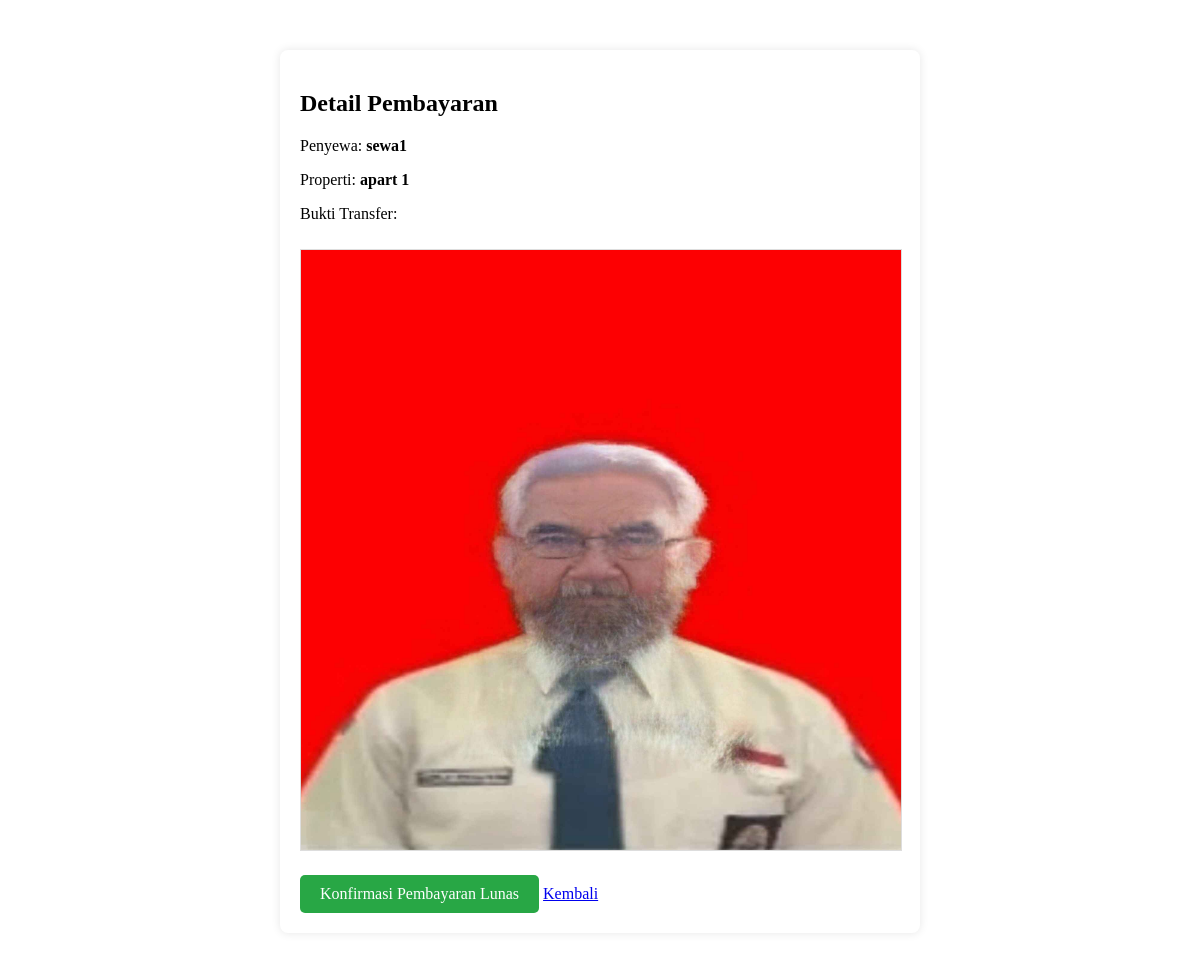
The app's page /cek_pembayaran.php?id=8 (signed in) with its own data.
### tables this page shows
CREATE TABLE `transaksi` (
  `id` int(11) NOT NULL,
  `tenant_id` int(11) NOT NULL,
  `properti_id` int(11) NOT NULL,
  `tanggal_sewa` date NOT NULL,
  `status` varchar(50) DEFAULT 'Menunggu Konfirmasi',
  `bukti_bayar` varchar(255) DEFAULT NULL
);

CREATE TABLE `users` (
  `id` int(11) NOT NULL,
  `nama` varchar(100) NOT NULL,
  `email` varchar(100) NOT NULL,
  `role` enum('tenant','owner','admin') NOT NULL,
  `password` varchar(255) NOT NULL,
  `created_at` timestamp NOT NULL DEFAULT current_timestamp()
);

CREATE TABLE `properti` (
  `id` int(11) NOT NULL,
  `owner_id` int(11) NOT NULL,
  `nama_properti` varchar(255) NOT NULL,
  `alamat` text DEFAULT NULL,
  `tipe` enum('rumah','apartemen','kos') NOT NULL,
  `kamar` int(2) NOT NULL,
  `kamar_mandi` enum('dalam','luar') NOT NULL,
  `harga` int(11) NOT NULL,
  `status` enum('TERSEDIA','TIDAK TERSEDIA') DEFAULT 'TERSEDIA',
  `deskripsi` text DEFAULT NULL,
  `foto` varchar(255) DEFAULT 'default.png',
  `created_at` timestamp NOT NULL DEFAULT current_timestamp()
);

### cek_pembayaran.php (the view, shortened to what this page needs)
<?php
require 'koneksi.php';
$id_trx = $_GET['id'] ?? null;
$query = "SELECT transaksi.*, users.nama as nama_penyewa, properti.nama_properti
          FROM transaksi
          JOIN users ON transaksi.tenant_id = users.id
          JOIN properti ON transaksi.properti_id = properti.id
          WHERE transaksi.id = '$id_trx'";
$result = mysqli_query($conn, $query);
$data = mysqli_fetch_assoc($result);
?>
<!DOCTYPE html>
<html>
<head>
</head>
<body>
<div class="container">
    <h2>Detail Pembayaran</h2>
    <p>Penyewa: <strong><?= $data['nama_penyewa'] ?></strong></p>
    <p>Properti: <strong><?= $data['nama_properti'] ?></strong></p>
    <p>Bukti Transfer:</p>
    <?php if($data['bukti_bayar']): ?>
        <img src="uploads/<?= $data['bukti_bayar'] ?>" alt="Bukti Bayar">
    <?php else: ?>
        <p>Belum ada bukti bayar.</p>
    <?php endif; ?>
    <br>
    <a href="proses_konfirmasi.php?id=<?= $data['id'] ?>&status=Lunas" class="btn-konfirmasi">Konfirmasi Pembayaran Lunas</a>
    <a href="dashboard_owner.php">Kembali</a>
</div>
</body>
</html>

### cek_pembayaran.php (style rules this page uses)
.container { max-width: 600px; margin: 50px auto; padding: 20px; background: white; border-radius: 8px; box-shadow: 0 0 10px rgba(0,0,0,0.1); }
img { max-width: 100%; border: 1px solid #ddd; margin-top: 10px; }
.btn-konfirmasi { background: #28a745; color: white; padding: 10px 20px; text-decoration: none; border-radius: 5px; display: inline-block; margin-top: 20px; }

### records on screen
transaksi: users.nama "sewa1", properti.nama_properti "apart 1", bukti_bayar (picture)
